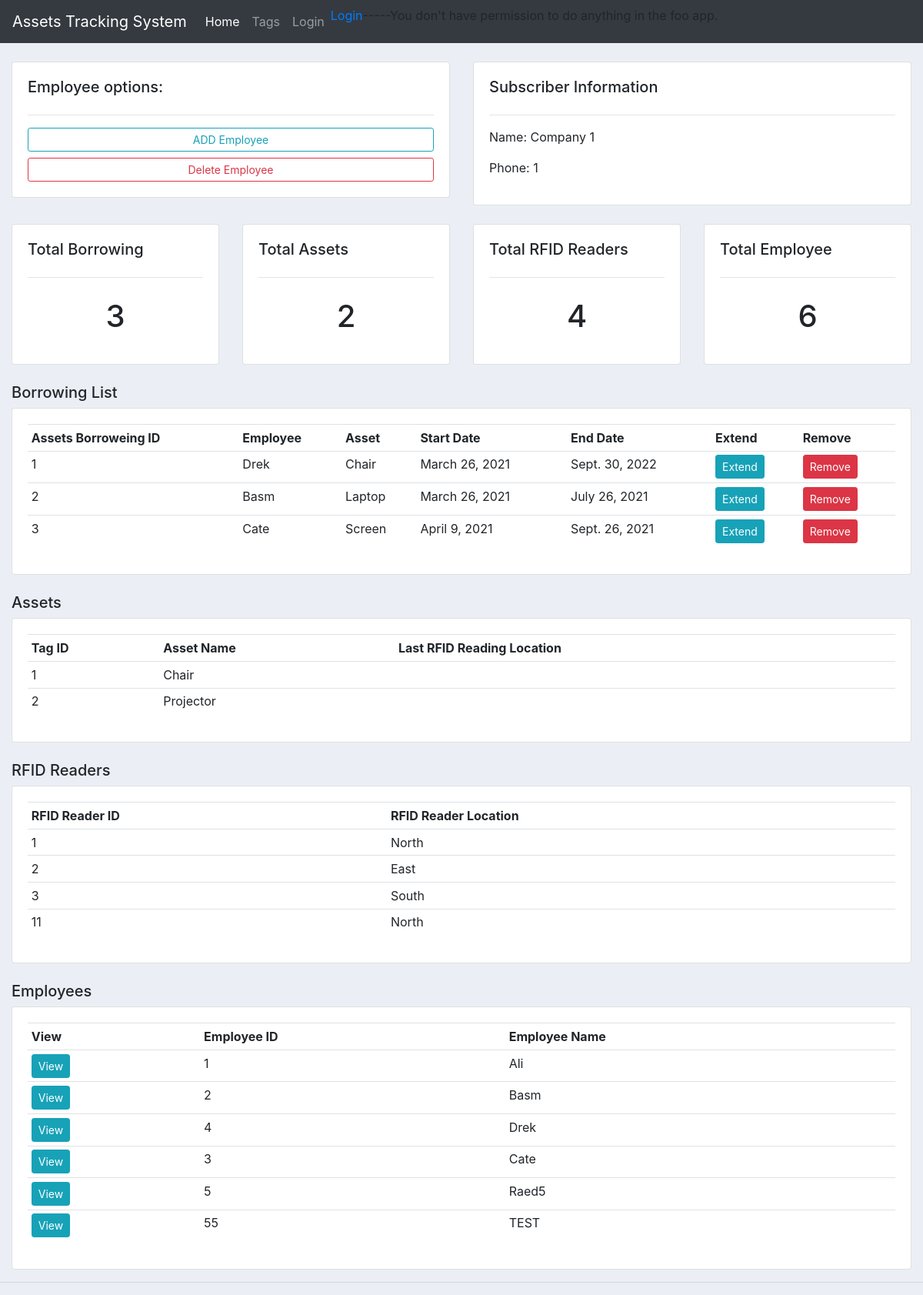
The app's page /subscriber/1/, older data.
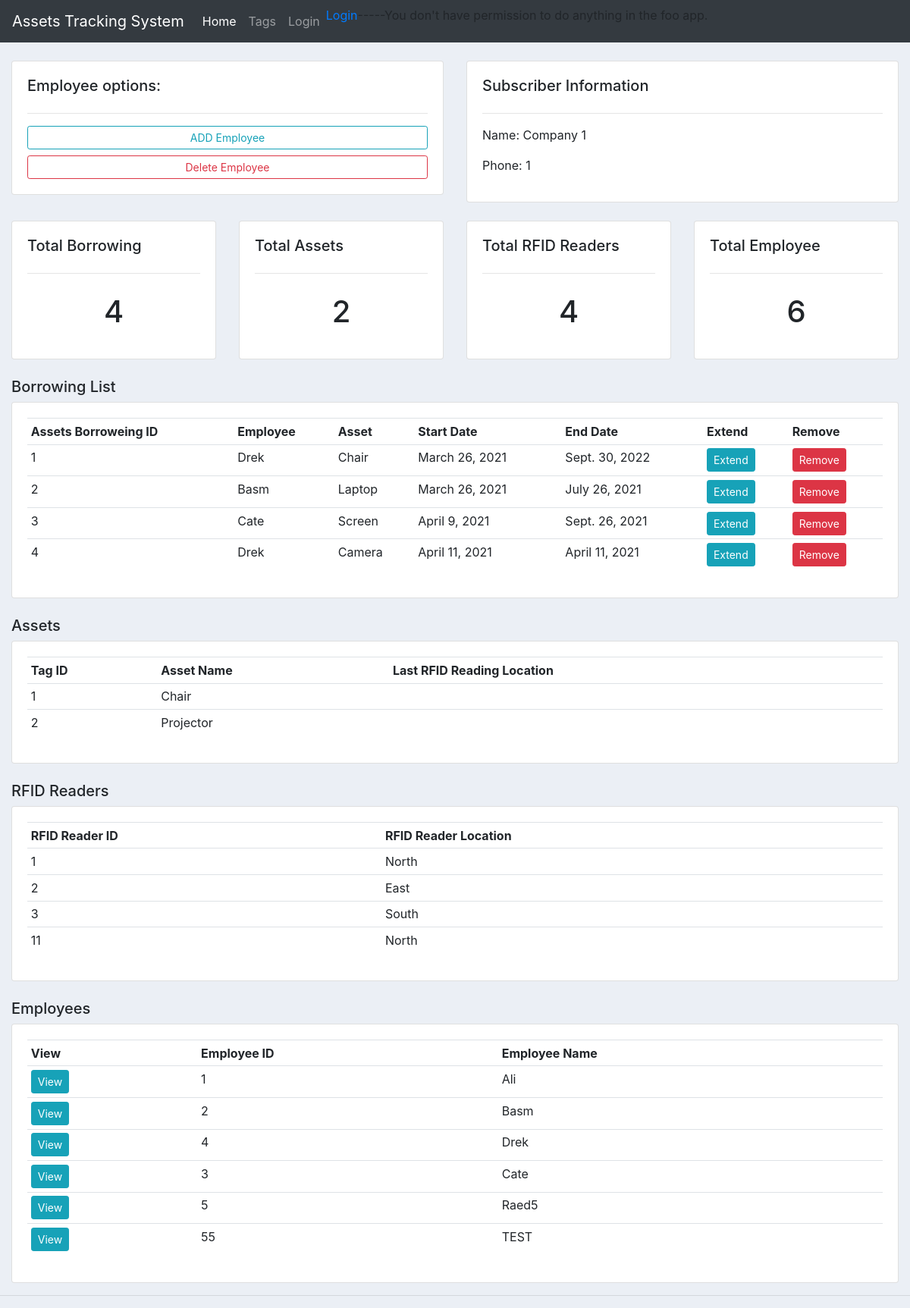
The same page, newer data.
### assetstracking/models.py (models this page shows, shortened)
class Borrowing(models.Model):
    borrowing_id = models.IntegerField(null=True)
    start_date = models.DateField(auto_now_add=True, null=True)
    end_date = models.DateField(null=True)
    subscriber_id = models.ManyToManyField(Subscriber)
    employee_id = models.ForeignKey(Employee, null=True, on_delete= models.SET_NULL)
    tag_id = models.ForeignKey(Tag, null=True, on_delete= models.SET_NULL)
    employee_id_scanned = models.IntegerField(null=True,default=0)
    asset_id_scanned = models.IntegerField(null=True,default=0)
    reader_code = models.CharField(max_length=200, null=True, default=0)

class Employee(models.Model):
    employee_id = models.IntegerField(null=True)
    employee_name = models.CharField(max_length=200, null=True)
    employee_email = models.CharField(max_length=200, null=True)
    user = models.OneToOneField(User, null=True, on_delete=models.CASCADE)
    subscriber_id = models.ManyToManyField(Subscriber)
    def __str__(self): return self.employee_name

class Tag(models.Model):
    tag_id = models.IntegerField(null=True)
    asset_name = models.CharField(max_length=200, null=True)
    STATUS = (('Available','Available'),('Taken','Taken'),)
    asset_status = models.CharField(max_length=200, null=True, choices=STATUS)
    subscriber_id = models.ManyToManyField(Subscriber)
    rfid_id = models.ManyToManyField(RFID)
    def __str__(self): return self.asset_name

class RFID (models.Model):
    rfid_id = models.IntegerField(null=True)
    rfid_location = models.CharField(max_length=200, null=True)
    subscriber_id = models.ManyToManyField(Subscriber)

### assetstracking/views.py (the view)
# urls.py: path('subscriber/<str:subscriber_test>/', views.subscriber, name="subscriber"),
def subscriber(request, subscriber_test):
    subscriber = Subscriber.objects.get(id=subscriber_test)
    borrowings = subscriber.borrowing_set.all()
    borrowing_count = borrowings.count()
    employee = Employee.objects.all()
    employees = subscriber.employee_set.all()
    employee_count = employees.count()
    tags = subscriber.tag_set.all()
    tag_count = tags.count()
    rfids = subscriber.rfid_set.all()
    rfid_count = rfids.count()
    context =   {'subscriber': subscriber,
                'borrowings': borrowings, 'borrowing_count': borrowing_count,
                'employee': employee, 'employees': employees, 'employee_count': employee_count,
                'tags': tags , 'tag_count': tag_count,
                'rfids': rfids , 'rfid_count': rfid_count
                }
    return render(request, 'assetstracking/subscriber.html', context)

### assetstracking/templates/assetstracking/subscriber.html
{% extends 'assetstracking/main.html' %}
{% block content %}
<br>
<div class="row">
	<div class="col-md">
		<div class="card card-body">
			<h5>Employee options:</h5>
			<hr>
			<a class="btn btn-outline-info  btn-sm btn-block" href="">ADD Employee</a>
			<a class="btn btn-outline-danger  btn-sm btn-block" href="">Delete Employee</a>
		</div>
	</div>
	<div class="col-md">
		<div class="card card-body">
			<h5>Subscriber Information</h5>
			<hr>
			<p>Name: {{subscriber.subscriber_name}} </p>
			<p>Phone: {{subscriber.subscriber_id}} </p>
		</div>
	</div>
</div>
<br>
<div class="row">
	<div class="col-md">
		<div class="card card-body">
			<h5>Total Borrowing</h5>
			<hr>
			<h1 style="text-align: center;padding: 10px">{{borrowing_count}}</h1>
		</div>
	</div>
	<div class="col-md">
		<div class="card card-body">
			<h5>Total Assets</h5>
			<hr>
			<h1 style="text-align: center;padding: 10px">{{tag_count}}</h1>
		</div>
	</div>
	<div class="col-md">
		<div class="card card-body">
			<h5>Total RFID Readers</h5>
			<hr>
			<h1 style="text-align: center;padding: 10px">{{rfid_count}}</h1>
		</div>
	</div>
	<div class="col-md">
		<div class="card card-body">
			<h5>Total Employee</h5>
			<hr>
			<h1 style="text-align: center;padding: 10px">{{employee_count}}</h1>
		</div>
	</div>
</div>
<br>
<div class="row">
	<div class="col-md">
		<h5>Borrowing List</h5>
		<div class="card card-body">
			<table class="table table-sm">
				<tr>
					<th>Assets Borroweing ID</th>
					<th>Employee</th>
					<th>Asset</th>
					<th>Start Date</th>
					<th>End Date</th>
					<th>Extend</th>
					<th>Remove</th>
				</tr>
				{% for i in borrowings %}
				<tr>
					<td>{{i.borrowing_id}}</td>
					<td>{{i.employee_id}}</td>
					<td>{{i.tag_id}}</td>
					<td>{{i.start_date}}</td>
					<td>{{i.end_date}}</td>
					<td><a class="btn btn-sm btn-info" href="">Extend</a></td>
					<td><a class="btn btn-sm btn-danger" href="">Remove</a></td>
				</tr>
				{% endfor %}
			</table>
		</div>
	</div>
</div>
<br>
<div class="row">
	<div class="col-md">
		<h5>Assets</h5>
		<div class="card card-body">
			<table class="table table-sm">
				<tr>
					<th>Tag ID</th>
					<th>Asset Name</th>
					<th>Last RFID Reading Location</th>
				</tr>
				{% for i in tags %}
				<tr>
					<td>{{i.tag_id}}</td>
					<td>{{i.asset_name}}</td>
					<th></th>
				</tr>
				{% endfor %}
			</table>
		</div>
	</div>
</div>
<br>
<div class="row">
	<div class="col-md">
		<h5>RFID Readers</h5>
		<div class="card card-body">
			<table class="table table-sm">
				<tr>
					<th>RFID Reader ID</th>
					<th>RFID Reader Location</th>
				</tr>
				{% for i in rfids %}
				<tr>
					<td>{{i.rfid_id}}</td>
					<td>{{i.rfid_location}}</td>
				</tr>
				{% endfor %}
			</table>
		</div>
	</div>
</div>
<br>
<div class="row">
	<div class="col-md">
		<h5>Employees</h5>
		<div class="card card-body">
			<table class="table table-sm">
				<tr>
					<th>View</th>
					<th>Employee ID</th>
					<th>Employee Name</th>
				</tr>
				{% for i in employees %}
				<tr>
					<td><a class="btn btn-sm btn-info" href="{% url 'employee' i.employee_id %}">View</a></td>
					<td>{{i.employee_id}}</td>
					<td>{{i.employee_name}}</td>
				</tr>
				{% endfor %}
			</table>
		</div>
	</div>
</div>
{% endblock %}

Row changes from the older to the newer data that the page shows:
added Borrowing: borrowing_id "4", employee_id "Drek", tag_id "Camera", start_date "April 11, 2021", end_date "April 11, 2021"
Text that changed along with them:
{{ borrowing_count }}: "3" → "4"
